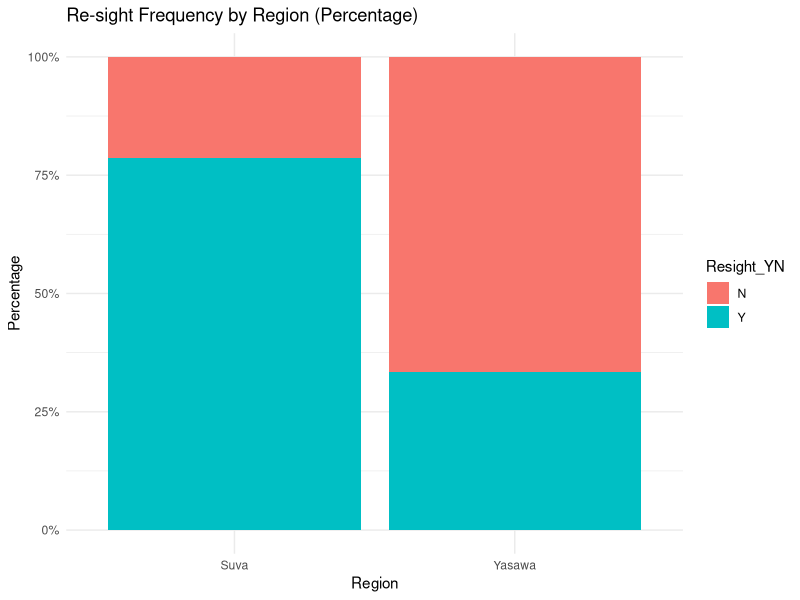
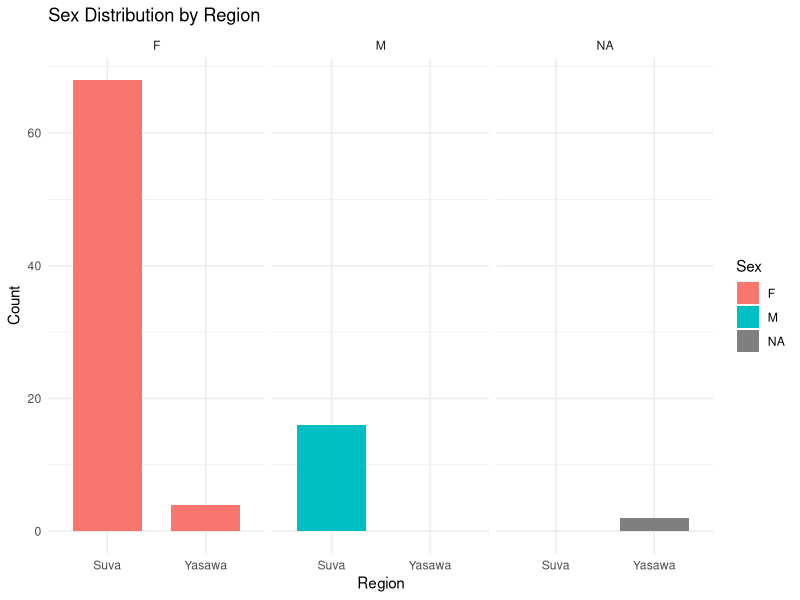

The R source for these figures, in order:
## ---- chunk 1

library(readr)
library(tidyverse)
library(ggplot2)
library(ggpubr)
library(conflicted)
library(lubridate)
library(dplyr)
## ---- chunk 2

RawSightingsData <- read_csv("RawSightingsData.csv")
View(RawSightingsData)

## ---- chunk 3

glimpse(RawSightingsData)
head(RawSightingsData)
summary(RawSightingsData)

## ---- chunk 4
colnames(RawSightingsData) <- gsub(" ", "_", colnames(RawSightingsData))  
colnames(RawSightingsData) <- gsub("[^A-Za-z0-9_]", "", 
                                   colnames(RawSightingsData))  
## ---- chunk 5
RawSightingsData <- RawSightingsData %>%
  mutate(Date = as.Date(Date, format = "%d/%m/%Y"))
## ---- chunk 6
print(colnames(RawSightingsData))
## ---- chunk 7

columns_to_clean <- c("Size_Class", "Time", "No_Remora", "New_Injury", 
                      "Preg__FMW__YoY" )
RawSightingsData[columns_to_clean] <- RawSightingsData[columns_to_clean] %>%
  lapply(function(x) ifelse(x == "-", NA, x))

columns_to_clean <- c("Sex" )
RawSightingsData[columns_to_clean] <- RawSightingsData[columns_to_clean] %>%
  lapply(function(x) ifelse(x == "N/A", NA, x))
## ---- chunk 8
RawSightingsData <- RawSightingsData %>%
  select(where(~ !all(is.na(.))))

glimpse(RawSightingsData)
## ---- chunk 9
 RawSightingsData <- RawSightingsData %>% select(-`Source`, -`Source_Type`)

## ---- chunk 10
long_data <- RawSightingsData %>%
  pivot_longer(cols = c('Behavioural_Activity', 'No_Remora'),
               names_to = 'Observation_Type',
               values_to = 'Observation_Value')

long_data <- long_data %>%
  select(ID_No, Sex, Resight_YN, Date, Region, Observation_Value, Observation_Type, Source_Name)


view(long_data)
## ---- chunk 11
resight_frequency <- long_data %>%
  group_by(Region, `Resight_YN`) %>%
  summarise(Count = n(), .groups = 'drop') %>%
  mutate(Percentage = Count / sum(Count) * 100)

ggplot(resight_frequency, aes(x = Region, y = Count, fill = `Resight_YN`)) +
  geom_col(position = "fill") +
  scale_y_continuous(labels = scales::percent_format()) +
  theme_minimal() +
  labs(title = "Re-sight Frequency by Region (Percentage)",
       x = "Region",
       y = "Percentage")
## ---- chunk 12
sex_distribution <- long_data %>%
  group_by(Region, Sex) %>%
  summarise(Count = n(), .groups = 'drop')

ggplot(sex_distribution, aes(x = Region, y = Count, fill = Sex)) +
  geom_col(position = "dodge", width = 0.7) +
  facet_wrap(~Sex) +
  theme_minimal() +
  labs(title = "Sex Distribution by Region",
       x = "Region",
       y = "Count")
